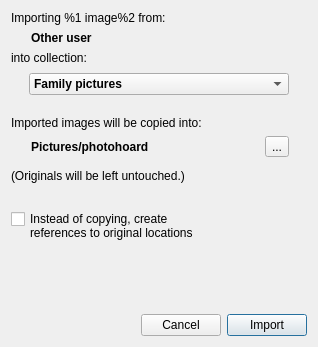
<?xml version="1.0" encoding="UTF-8"?>
<ui version="4.0">
 <class>ImportOtherUserDialog</class>
 <widget class="QWidget" name="ImportOtherUserDialog">
  <property name="geometry">
   <rect>
    <x>0</x>
    <y>0</y>
    <width>318</width>
    <height>347</height>
   </rect>
  </property>
  <property name="focusPolicy">
   <enum>Qt::TabFocus</enum>
  </property>
  <property name="windowTitle">
   <string>Import from other user</string>
  </property>
  <layout class="QVBoxLayout" name="verticalLayout">
   <item>
    <widget class="QLabel" name="what">
     <property name="text">
      <string>Importing %1 image%2 from:</string>
     </property>
    </widget>
   </item>
   <item>
    <widget class="QLabel" name="source">
     <property name="font">
      <font>
       <weight>75</weight>
       <bold>true</bold>
      </font>
     </property>
     <property name="text">
      <string>Other user</string>
     </property>
     <property name="margin">
      <number>2</number>
     </property>
     <property name="indent">
      <number>20</number>
     </property>
    </widget>
   </item>
   <item>
    <widget class="QLabel" name="label_3">
     <property name="text">
      <string>into collection:</string>
     </property>
    </widget>
   </item>
   <item>
    <widget class="QWidget" name="widget_5" native="true">
     <layout class="QHBoxLayout" name="horizontalLayout_5">
      <property name="leftMargin">
       <number>18</number>
      </property>
      <property name="topMargin">
       <number>2</number>
      </property>
      <property name="rightMargin">
       <number>18</number>
      </property>
      <property name="bottomMargin">
       <number>15</number>
      </property>
      <item>
       <widget class="QComboBox" name="collection">
        <property name="font">
         <font>
          <weight>75</weight>
          <bold>true</bold>
         </font>
        </property>
        <property name="focusPolicy">
         <enum>Qt::WheelFocus</enum>
        </property>
        <item>
         <property name="text">
          <string>Family pictures</string>
         </property>
        </item>
       </widget>
      </item>
     </layout>
    </widget>
   </item>
   <item>
    <widget class="QWidget" name="copyContainer" native="true">
     <layout class="QVBoxLayout" name="verticalLayout_3">
      <property name="spacing">
       <number>6</number>
      </property>
      <property name="leftMargin">
       <number>0</number>
      </property>
      <property name="topMargin">
       <number>0</number>
      </property>
      <property name="rightMargin">
       <number>18</number>
      </property>
      <property name="bottomMargin">
       <number>6</number>
      </property>
      <item>
       <widget class="QLabel" name="label_9">
        <property name="text">
         <string>&lt;html&gt;&lt;head/&gt;&lt;body&gt;&lt;p&gt;Imported images will be copied into:&lt;/p&gt;&lt;/body&gt;&lt;/html&gt;</string>
        </property>
       </widget>
      </item>
      <item>
       <widget class="QWidget" name="widget_7" native="true">
        <layout class="QHBoxLayout" name="horizontalLayout_4">
         <property name="leftMargin">
          <number>0</number>
         </property>
         <property name="topMargin">
          <number>0</number>
         </property>
         <property name="rightMargin">
          <number>0</number>
         </property>
         <property name="bottomMargin">
          <number>6</number>
         </property>
         <item>
          <widget class="QLabel" name="destination">
           <property name="font">
            <font>
             <weight>75</weight>
             <bold>true</bold>
            </font>
           </property>
           <property name="text">
            <string>Pictures/photohoard</string>
           </property>
           <property name="margin">
            <number>2</number>
           </property>
           <property name="indent">
            <number>20</number>
           </property>
          </widget>
         </item>
         <item>
          <spacer name="horizontalSpacer_4">
           <property name="orientation">
            <enum>Qt::Horizontal</enum>
           </property>
           <property name="sizeHint" stdset="0">
            <size>
             <width>40</width>
             <height>20</height>
            </size>
           </property>
          </spacer>
         </item>
         <item>
          <widget class="QToolButton" name="toolButton_4">
           <property name="text">
            <string>...</string>
           </property>
          </widget>
         </item>
        </layout>
       </widget>
      </item>
      <item>
       <widget class="QLabel" name="label_7">
        <property name="text">
         <string>(Originals will be left untouched.)</string>
        </property>
        <property name="wordWrap">
         <bool>true</bool>
        </property>
       </widget>
      </item>
     </layout>
    </widget>
   </item>
   <item>
    <widget class="QWidget" name="widget_2" native="true">
     <layout class="QHBoxLayout" name="horizontalLayout_2">
      <property name="leftMargin">
       <number>0</number>
      </property>
      <property name="topMargin">
       <number>0</number>
      </property>
      <property name="rightMargin">
       <number>18</number>
      </property>
      <property name="bottomMargin">
       <number>0</number>
      </property>
      <item>
       <widget class="QCheckBox" name="refer">
        <property name="mouseTracking">
         <bool>false</bool>
        </property>
        <property name="focusPolicy">
         <enum>Qt::TabFocus</enum>
        </property>
        <property name="text">
         <string>
Instead of copying, create
references to original locations</string>
        </property>
       </widget>
      </item>
     </layout>
    </widget>
   </item>
   <item>
    <widget class="QWidget" name="widget_3" native="true">
     <layout class="QHBoxLayout" name="horizontalLayout_3">
      <property name="margin">
       <number>0</number>
      </property>
     </layout>
    </widget>
   </item>
   <item>
    <spacer name="verticalSpacer">
     <property name="orientation">
      <enum>Qt::Vertical</enum>
     </property>
     <property name="sizeHint" stdset="0">
      <size>
       <width>20</width>
       <height>40</height>
      </size>
     </property>
    </spacer>
   </item>
   <item>
    <widget class="QWidget" name="widget" native="true">
     <layout class="QHBoxLayout" name="horizontalLayout">
      <property name="leftMargin">
       <number>0</number>
      </property>
      <property name="rightMargin">
       <number>0</number>
      </property>
      <property name="bottomMargin">
       <number>0</number>
      </property>
      <item>
       <spacer name="horizontalSpacer">
        <property name="orientation">
         <enum>Qt::Horizontal</enum>
        </property>
        <property name="sizeHint" stdset="0">
         <size>
          <width>40</width>
          <height>20</height>
         </size>
        </property>
       </spacer>
      </item>
      <item>
       <widget class="QPushButton" name="pushButton_2">
        <property name="text">
         <string>Cancel</string>
        </property>
       </widget>
      </item>
      <item>
       <widget class="QPushButton" name="pushButton">
        <property name="focusPolicy">
         <enum>Qt::TabFocus</enum>
        </property>
        <property name="text">
         <string>Import</string>
        </property>
        <property name="default">
         <bool>true</bool>
        </property>
       </widget>
      </item>
     </layout>
    </widget>
   </item>
  </layout>
 </widget>
 <tabstops>
  <tabstop>pushButton</tabstop>
  <tabstop>collection</tabstop>
  <tabstop>toolButton_4</tabstop>
  <tabstop>refer</tabstop>
  <tabstop>pushButton_2</tabstop>
 </tabstops>
 <resources/>
 <connections>
  <connection>
   <sender>toolButton_4</sender>
   <signal>clicked()</signal>
   <receiver>ImportOtherUserDialog</receiver>
   <slot>browseDestination()</slot>
   <hints>
    <hint type="sourcelabel">
     <x>279</x>
     <y>169</y>
    </hint>
    <hint type="destinationlabel">
     <x>317</x>
     <y>181</y>
    </hint>
   </hints>
  </connection>
  <connection>
   <sender>collection</sender>
   <signal>currentIndexChanged(QString)</signal>
   <receiver>ImportOtherUserDialog</receiver>
   <slot>changeCollection(QString)</slot>
   <hints>
    <hint type="sourcelabel">
     <x>249</x>
     <y>87</y>
    </hint>
    <hint type="destinationlabel">
     <x>280</x>
     <y>55</y>
    </hint>
   </hints>
  </connection>
  <connection>
   <sender>refer</sender>
   <signal>toggled(bool)</signal>
   <receiver>copyContainer</receiver>
   <slot>setDisabled(bool)</slot>
   <hints>
    <hint type="sourcelabel">
     <x>58</x>
     <y>255</y>
    </hint>
    <hint type="destinationlabel">
     <x>298</x>
     <y>200</y>
    </hint>
   </hints>
  </connection>
 </connections>
 <slots>
  <slot>browseDestination()</slot>
  <slot>changeCollection(QString)</slot>
  <slot>changeIncorporate(bool)</slot>
 </slots>
</ui>
